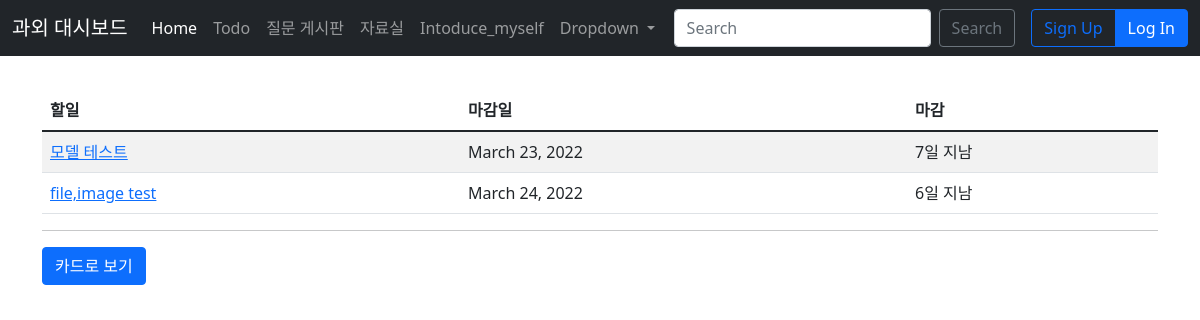
Page /todo/list/ on the earlier database version.
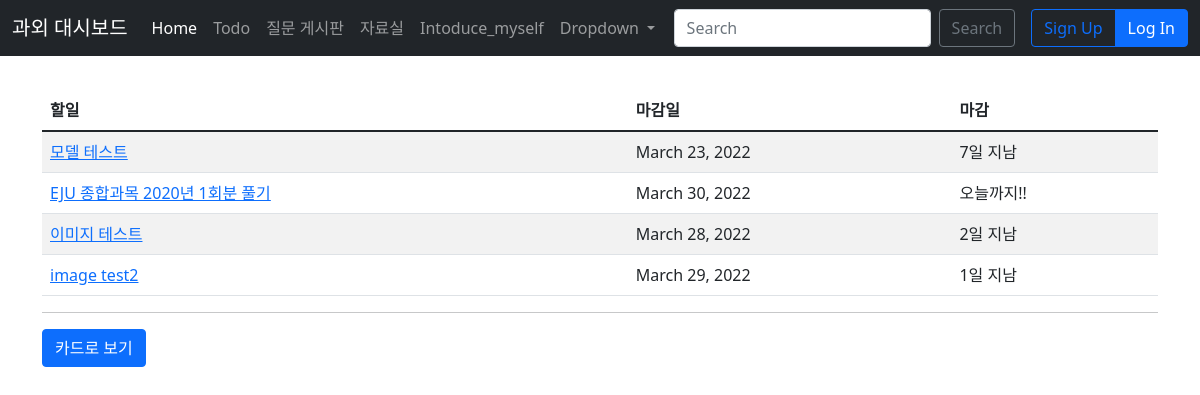
Same page on the later database version.
### todo/models.py (models this page shows, shortened)
class TodoList(models.Model):
    name = models.CharField(max_length=40, verbose_name="할일")
    description = models.TextField(max_length=200, verbose_name="내용")
    date_created = models.DateField(auto_now_add=True, verbose_name="작성일")
    date_deadline = models.DateField(verbose_name="마감일")
    image = models.ImageField(null=True, blank=True, upload_to="", verbose_name='이미지')
    file = models.FileField(null=True, blank=True, upload_to="uploads/", verbose_name='파일')
    def remaining_days(self):
        delta = self.date_deadline - date.today()
        days = delta.days
        if days > 0:
            return f'{days}일 남음'
        elif days == 0:
            return '오늘까지!!'
        else:
            days = abs(days)
            return f'{days}일 지남'

### todo/views.py (the view)
# urls.py: path('list/', TodoListView.as_view(), name='list'),
class TodoListView(ListView):
    model = TodoList
    template_name = 'todo/todo_list.html'

### todo/templates/todo/todo_list.html (shortened to what this page needs)
{%extends 'base.html' %}
{% block content %}
<div class="container">
    <table class="table table-striped">
        <thead>
            <tr>
                <th>할일</th>
                <th>마감일</th>
                <th>마감</th>
            </tr>
        </thead>
        <tbody>
            {%for todo in object_list %}
            <tr>
                <td><a href="{% url 'todo:detail' todo.id %}">{{todo.name }}</td>
                <td>{{ todo.date_deadline}}</td>
                <td>{{ todo.remaining_days}}</td>
            </tr>
            {% endfor%}
        </tbody>
    </table>
    <hr/>
    <a class="btn btn-primary pull-right" href="{% url 'todo:index' %}">카드로 보기</a>
    <div class="text-center"></div></div>
{% endblock %}

Differences in the rows shown:
removed TodoList: name "file,image test", date_deadline "March 24, 2022", remaining_days "6일 지남"
added TodoList: name "EJU 종합과목 2020년 1회분 풀기", date_deadline "March 30, 2022", remaining_days "오늘까지!!"
added TodoList: name "이미지 테스트", date_deadline "March 28, 2022", remaining_days "2일 지남"
added TodoList: name "image test2", date_deadline "March 29, 2022", remaining_days "1일 지남"
